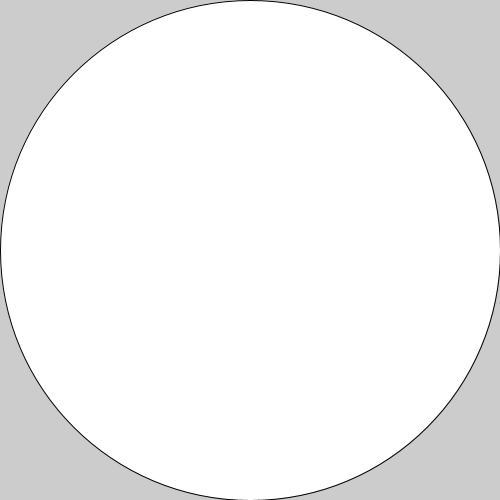
Frame 1 (no input)
Frame 60 (the mouse pressed at the canvas centre just before this capture): identical to frame 1, image omitted
Frame 120 (the mouse held since frame 60 and released just before this capture): identical to frame 1, image omitted

The Processing sketch that drew this single still picture (run headless with seeded random() and noise(); from frame 60 on, the mouse is pressed at the canvas centre):

// Processing sketch: Geomotry_ratios
// ── Geomotry_ratios.pde
//Global Variables

void setup(){
  size (500, 500);
  //fullscreen();
   println("Screen Width is", displayWidth, "ScreenHeight is", displayHeight);
  //rect();
  ellipse(width/2, height/2, height, height);


}//End setup

void draw() {}//End draw()

void keyPressed() {}//End keyPressed()

void mousePressed() {}//End mousePressed()
